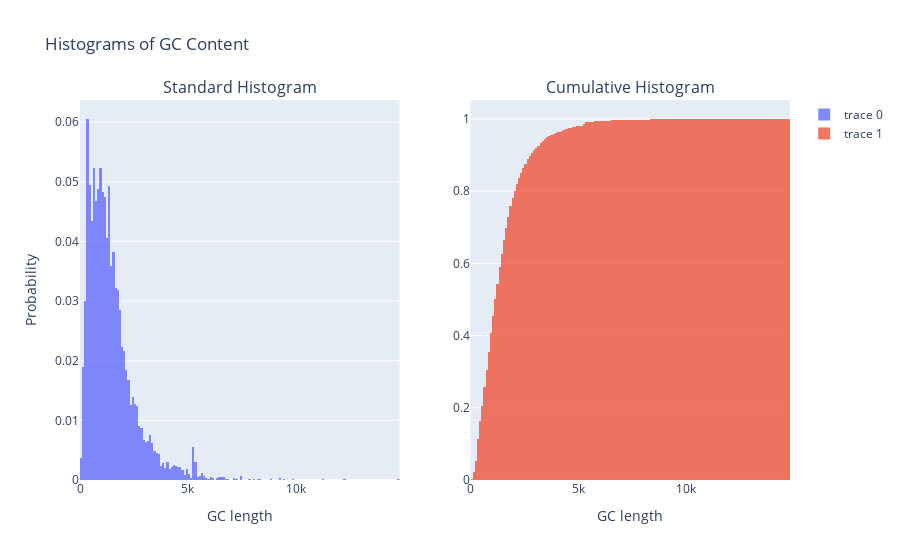

The cell this chart's notebook holds for it:
### Markdown cell above
__FOURTH CELL OF PROBLEM 1:__

g. Make a histogram of the sequence length for all yeast genes.

### Code cell
gc_lengths = [gene_info['length'] for gene_name, gene_info in gene_info_dict.items()]

fig = make_subplots(rows=1, cols=2, subplot_titles=('Standard Histogram', 'Cumulative Histogram'))

fig.add_trace(
    go.Histogram(x=gc_lengths, opacity=0.8, histnorm='probability'),
    row=1, col=1
)

fig.add_trace(
    go.Histogram(x = gc_lengths, opacity = 0.8, cumulative=dict(enabled=True),histnorm='probability'),
    row=1, col=2
)

fig.update_layout(
    title_text='Histograms of GC Content',
    xaxis_title='GC length',
    yaxis_title='Probability',
    xaxis2_title='GC length'
)

fig.show()

### Figure 1 — Plotly figure (JSON) as saved in the notebook; plotly's stock layout.template omitted (floating-point values rounded to 4 significant figures; data arrays with more than 128 entries replaced by an {"elided": "..."} marker saying what was removed)
{"data": [{"histnorm": "probability", "opacity": 0.8, "type": "histogram", "x": {"elided": "6032 int values"}, "xaxis": "x", "yaxis": "y"}, {"cumulative": {"enabled": true}, "histnorm": "probability", "opacity": 0.8, "type": "histogram", "x": {"elided": "6032 int values"}, "xaxis": "x2", "yaxis": "y2"}], "layout": {"annotations": [{"font": {"size": 16}, "showarrow": false, "text": "Standard Histogram", "x": 0.225, "xanchor": "center", "xref": "paper", "y": 1, "yanchor": "bottom", "yref": "paper"}, {"font": {"size": 16}, "showarrow": false, "text": "Cumulative Histogram", "x": 0.775, "xanchor": "center", "xref": "paper", "y": 1, "yanchor": "bottom", "yref": "paper"}], "title": {"text": "Histograms of GC Content"}, "xaxis": {"anchor": "y", "domain": [0, 0.45], "title": {"text": "GC length"}}, "xaxis2": {"anchor": "y2", "domain": [0.55, 1], "title": {"text": "GC length"}}, "yaxis": {"anchor": "x", "domain": [0, 1], "title": {"text": "Probability"}}, "yaxis2": {"anchor": "x2", "domain": [0, 1]}}}
